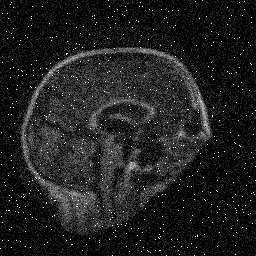
#> input picture assignment2_2/Noise/ImgA1.jpg, 256 x 256 px
$ python restoration2.py Noise/ImgA1.jpg Noise/ImgA10.jpg
#> lines starting #> are read from the running program, lines starting #| are printed output that depends on the picture
# SECV3213-02 FUNDAMENTAL OF IMAGE PROCESSING #
#            ASSIGNMENT 2 DATASET 6           #
# ------------------GROUP 9------------------ #
# 1. Gan Qi You    A21EC0178                  #
# 2. Lai Kai Chian A21EC0041                  #
# 3. Wai Jia Wen   A21EC0139                  #

import sys
import cv2 as cv
import numpy as np

# Default values
BORDER_SIZE = 15
CAPTION_SIZE = 50

def restoration2(srcImage1, srcImage1Restored):
    # median blur to reduce salt & pepper noise, then treat this as the original image
#> called with srcImage1Restored = 'Noise/ImgA10.jpg'
    imgA_ori = cv.medianBlur(srcImage1,7)
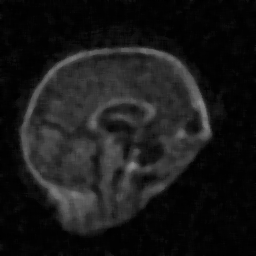
#> imgA_ori: shape (256, 256, 3); min 0, max 140, mean 24.4
#> srcImage1 is the input picture: shape (256, 256, 3); min 0, max 255, mean 30.9

    # reduce the amount of noise present in the image
    imgA_blurred = cv.blur(imgA_ori, (7,7))

    # keep the fine details in the image and preserve low frequency components
    imgA_subtract = cv.subtract(imgA_blurred, imgA_ori)
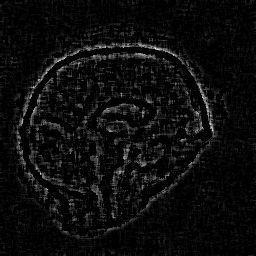
#> imgA_subtract: shape (256, 256, 3); min 0, max 26, mean 1.2; drawn with min black and max white

    # adding the fine details back to the original image
    imgA_add = cv.addWeighted(imgA_ori, 0.75, imgA_subtract, 0.25, 0)
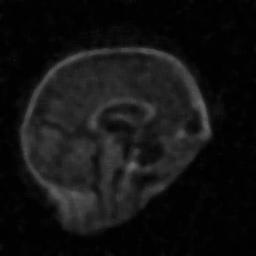
#> imgA_add: shape (256, 256, 3); min 0, max 105, mean 18.6

    kernel1 = np.array([[0, -1, 0], [-1, 4, -1], [0, -1, 0]]) # laplacian - for emphasizing edges
    # apply HPF lapacian to get the enhanced edges of the image
    imgA_emphasize_edge = cv.filter2D(imgA_ori, -1, kernel1)
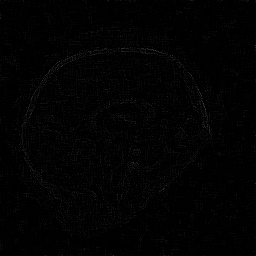
#> imgA_emphasize_edge: shape (256, 256, 3); min 0, max 62, mean 2.2

    # adding the enhanced edges back to the image with added fine details from previous addition
    imgA_restored = cv.addWeighted(imgA_add, 1.4, imgA_emphasize_edge, -0.4, 0) # 64.6, 80.97, 66.3

    # Save image
    cv.imwrite(srcImage1Restored, imgA_restored)

    return imgA_restored

def processCommandLine():
    argc = len(sys.argv) - 1

    if argc < 2:
        print('\n** Error: need one image file as input and one output file path\n')
        print('Syntax (Bash and PowerShell): ./restoration2.py image1 image1OutputFilePath/image1Output')
        print(
            'Syntax (Command Prompt): restoration2.py image1 image1OutputFilePath/image1Output')

        print('\n  The first argument is the Noised Image and the second argument is the output file path is the file path to save the Restored Image. Must in order.')
        print('\nExample:  ./solutionq.py ref_image.jpg  Restored/restored_ref_image.jpg')
        sys.exit(1)
        return

    if argc == 2:
        _, file1, file2 = sys.argv
        return file1, file2

def display(image1, image2):
    height, width, channel = image1.shape
#> height = 256; width = 256; channel = 3

    border = np.ones((height, BORDER_SIZE, channel), np.uint8)*255
    caption = np.ones((CAPTION_SIZE, 2*width+BORDER_SIZE,channel), np.uint8)*255
    caption = cv.putText(caption, "Noise", (10, 20), cv.FONT_HERSHEY_SIMPLEX,
                         0.7, (0, 0, 0), 2, cv.LINE_AA)
    caption = cv.putText(caption, "Restored", (width+BORDER_SIZE+10, 20), cv.FONT_HERSHEY_SIMPLEX,
                         0.7, (0, 0, 0), 2, cv.LINE_AA)
    image = np.concatenate((image1, border, image2), axis=1)
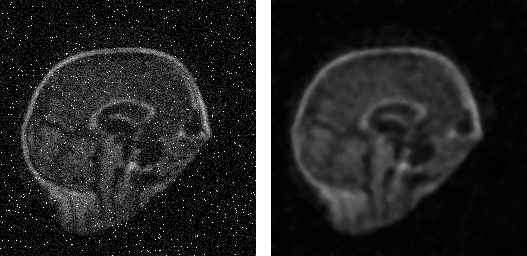
#> image: shape (256, 527, 3); min 0, max 255, mean 34.5
    image = np.concatenate((image, caption), axis=0,)
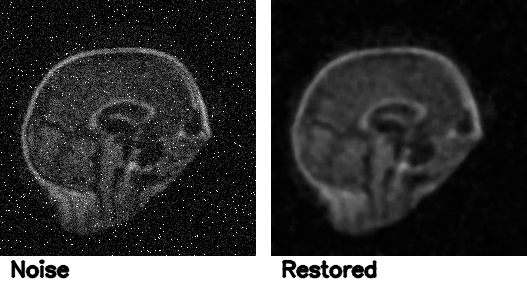
#> image: shape (306, 527, 3); min 0, max 255, mean 68.2

    cv.imshow('Image Restoration', image)

def main():
    images = [None, None]
    files = [None, None]

    files[0], files[1] = processCommandLine()

    images[0] = cv.imread(files[0])

    images[1] = restoration2(images[0], files[1])

    display(images[0], images[1])

    cv.waitKey(0)
    cv.destroyAllWindows()


if __name__ == '__main__':
    main()

$ run again, on assignment2_2/Noise/ImgA11.jpg
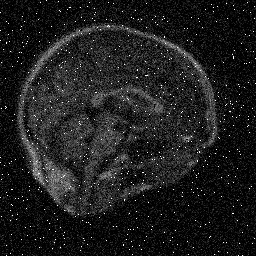
#> input picture assignment2_2/Noise/ImgA11.jpg, 256 x 256 px
#> in restoration2, srcImage1 is the input picture: shape (256, 256, 3); min 0, max 255, mean 29.8
#> in restoration2, `imgA_emphasize_edge = cv.filter2D(imgA_ori, -1, kernel1)`:
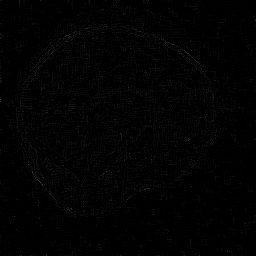
#> imgA_emphasize_edge: shape (256, 256, 3); min 0, max 62, mean 2.2
#> in display, `image = np.concatenate((image, caption), axis=0,)`:
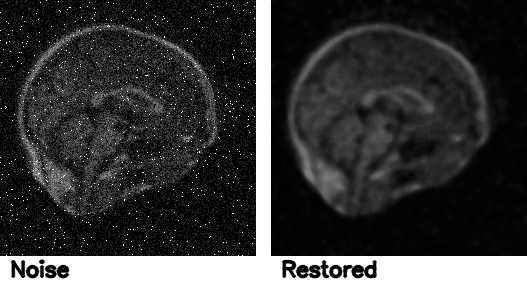
#> image: shape (306, 527, 3); min 0, max 255, mean 67.3

$ run again, on assignment2_2/Noise/ImgA12.jpg
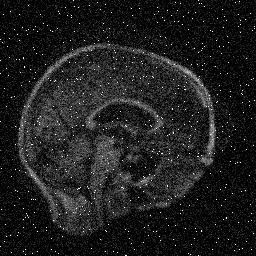
#> input picture assignment2_2/Noise/ImgA12.jpg, 256 x 256 px
#> in restoration2, srcImage1 is the input picture: shape (256, 256, 3); min 0, max 255, mean 30
#> in restoration2, `imgA_emphasize_edge = cv.filter2D(imgA_ori, -1, kernel1)`:
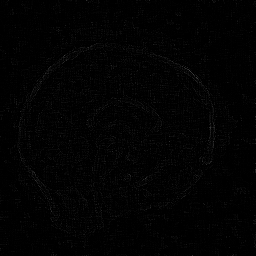
#> imgA_emphasize_edge: shape (256, 256, 3); min 0, max 66, mean 2.2
#> in display, `image = np.concatenate((image, caption), axis=0,)`:
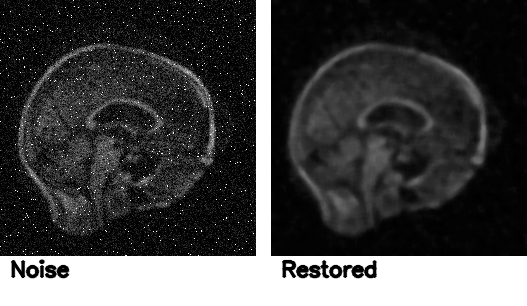
#> image: shape (306, 527, 3); min 0, max 255, mean 67.5

$ run again, on assignment2_2/Noise/ImgA13.jpg
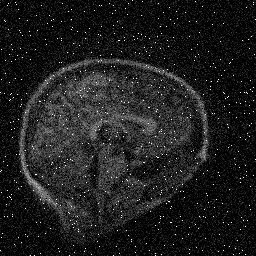
#> input picture assignment2_2/Noise/ImgA13.jpg, 256 x 256 px
#> in restoration2, srcImage1 is the input picture: shape (256, 256, 3); min 0, max 255, mean 29.8
#> in restoration2, `imgA_emphasize_edge = cv.filter2D(imgA_ori, -1, kernel1)`:
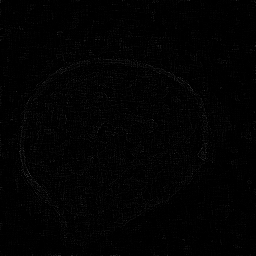
#> imgA_emphasize_edge: shape (256, 256, 3); min 0, max 63, mean 2.1
#> in display, `image = np.concatenate((image, caption), axis=0,)`:
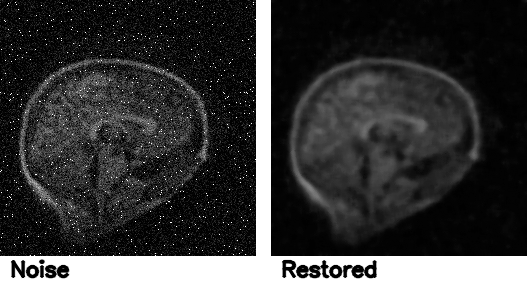
#> image: shape (306, 527, 3); min 0, max 255, mean 67.3
